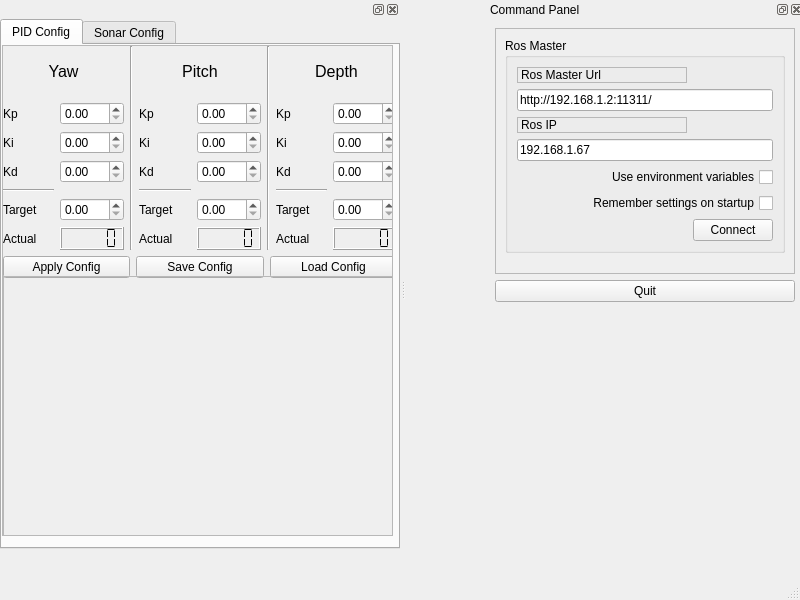
<?xml version="1.0" encoding="UTF-8"?>
<ui version="4.0">
 <class>MainWindow</class>
 <widget class="QMainWindow" name="MainWindow">
  <property name="geometry">
   <rect>
    <x>0</x>
    <y>0</y>
    <width>800</width>
    <height>600</height>
   </rect>
  </property>
  <property name="windowTitle">
   <string>UWEsubProjectPhoenix</string>
  </property>
  <property name="dockOptions">
   <set>QMainWindow::AllowTabbedDocks|QMainWindow::AnimatedDocks</set>
  </property>
  <widget class="QWidget" name="centralwidget">
   <widget class="QDockWidget" name="dock_status">
    <property name="geometry">
     <rect>
      <x>80</x>
      <y>0</y>
      <width>300</width>
      <height>311</height>
     </rect>
    </property>
    <property name="sizePolicy">
     <sizepolicy hsizetype="Minimum" vsizetype="Preferred">
      <horstretch>0</horstretch>
      <verstretch>0</verstretch>
     </sizepolicy>
    </property>
    <property name="minimumSize">
     <size>
      <width>300</width>
      <height>300</height>
     </size>
    </property>
    <property name="allowedAreas">
     <set>Qt::RightDockWidgetArea</set>
    </property>
    <property name="windowTitle">
     <string>Command Panel</string>
    </property>
    <widget class="QWidget" name="dockWidgetContents_2">
     <layout class="QVBoxLayout" name="verticalLayout_6">
      <item>
       <widget class="QFrame" name="frame_2">
        <property name="sizePolicy">
         <sizepolicy hsizetype="Minimum" vsizetype="Preferred">
          <horstretch>0</horstretch>
          <verstretch>0</verstretch>
         </sizepolicy>
        </property>
        <property name="frameShape">
         <enum>QFrame::StyledPanel</enum>
        </property>
        <property name="frameShadow">
         <enum>QFrame::Raised</enum>
        </property>
        <layout class="QVBoxLayout" name="verticalLayout_7">
         <item>
          <widget class="QGroupBox" name="groupBox">
           <property name="title">
            <string>Ros Master</string>
           </property>
           <layout class="QGridLayout" name="gridLayout_5">
            <item row="0" column="0">
             <widget class="QLabel" name="label">
              <property name="frameShape">
               <enum>QFrame::StyledPanel</enum>
              </property>
              <property name="frameShadow">
               <enum>QFrame::Raised</enum>
              </property>
              <property name="text">
               <string>Ros Master Url</string>
              </property>
             </widget>
            </item>
            <item row="1" column="0" colspan="2">
             <widget class="QLineEdit" name="line_edit_master">
              <property name="text">
               <string>http://192.168.1.2:11311/</string>
              </property>
             </widget>
            </item>
            <item row="2" column="0">
             <widget class="QLabel" name="label_2">
              <property name="frameShape">
               <enum>QFrame::StyledPanel</enum>
              </property>
              <property name="frameShadow">
               <enum>QFrame::Raised</enum>
              </property>
              <property name="text">
               <string>Ros IP</string>
              </property>
             </widget>
            </item>
            <item row="3" column="0" colspan="2">
             <widget class="QLineEdit" name="line_edit_host">
              <property name="text">
               <string>192.168.1.67</string>
              </property>
             </widget>
            </item>
            <item row="4" column="0" colspan="2">
             <widget class="QCheckBox" name="checkbox_use_environment">
              <property name="layoutDirection">
               <enum>Qt::RightToLeft</enum>
              </property>
              <property name="text">
               <string>Use environment variables</string>
              </property>
             </widget>
            </item>
            <item row="5" column="0" colspan="2">
             <widget class="QCheckBox" name="checkbox_remember_settings">
              <property name="layoutDirection">
               <enum>Qt::RightToLeft</enum>
              </property>
              <property name="text">
               <string>Remember settings on startup</string>
              </property>
             </widget>
            </item>
            <item row="6" column="0">
             <spacer name="horizontalSpacer">
              <property name="orientation">
               <enum>Qt::Horizontal</enum>
              </property>
              <property name="sizeHint" stdset="0">
               <size>
                <width>170</width>
                <height>21</height>
               </size>
              </property>
             </spacer>
            </item>
            <item row="6" column="1">
             <widget class="QPushButton" name="button_connect">
              <property name="enabled">
               <bool>true</bool>
              </property>
              <property name="sizePolicy">
               <sizepolicy hsizetype="MinimumExpanding" vsizetype="Fixed">
                <horstretch>0</horstretch>
                <verstretch>0</verstretch>
               </sizepolicy>
              </property>
              <property name="toolTip">
               <string>Set the target to the current joint trajectory state.</string>
              </property>
              <property name="statusTip">
               <string>Clear all waypoints and set the target to the current joint trajectory state.</string>
              </property>
              <property name="text">
               <string>Connect</string>
              </property>
             </widget>
            </item>
           </layout>
          </widget>
         </item>
         <item>
          <spacer name="verticalSpacer_3">
           <property name="orientation">
            <enum>Qt::Vertical</enum>
           </property>
           <property name="sizeHint" stdset="0">
            <size>
             <width>20</width>
             <height>233</height>
            </size>
           </property>
          </spacer>
         </item>
        </layout>
       </widget>
      </item>
      <item>
       <widget class="QPushButton" name="quit_button">
        <property name="sizePolicy">
         <sizepolicy hsizetype="MinimumExpanding" vsizetype="Fixed">
          <horstretch>0</horstretch>
          <verstretch>0</verstretch>
         </sizepolicy>
        </property>
        <property name="text">
         <string>Quit</string>
        </property>
       </widget>
      </item>
     </layout>
    </widget>
   </widget>
  </widget>
  <widget class="QMenuBar" name="menubar">
   <property name="geometry">
    <rect>
     <x>0</x>
     <y>0</y>
     <width>800</width>
     <height>25</height>
    </rect>
   </property>
  </widget>
  <widget class="QStatusBar" name="statusbar"/>
  <widget class="QDockWidget" name="dockConfig">
   <property name="sizePolicy">
    <sizepolicy hsizetype="Fixed" vsizetype="Preferred">
     <horstretch>76</horstretch>
     <verstretch>0</verstretch>
    </sizepolicy>
   </property>
   <property name="minimumSize">
    <size>
     <width>400</width>
     <height>400</height>
    </size>
   </property>
   <property name="floating">
    <bool>false</bool>
   </property>
   <attribute name="dockWidgetArea">
    <number>1</number>
   </attribute>
   <widget class="QWidget" name="dockWidgetContents_4">
    <widget class="QTabWidget" name="tabWidget">
     <property name="geometry">
      <rect>
       <x>0</x>
       <y>0</y>
       <width>400</width>
       <height>530</height>
      </rect>
     </property>
     <property name="currentIndex">
      <number>0</number>
     </property>
     <widget class="QWidget" name="tab">
      <attribute name="title">
       <string>PID Config</string>
      </attribute>
      <widget class="QScrollArea" name="scrollArea">
       <property name="geometry">
        <rect>
         <x>0</x>
         <y>0</y>
         <width>391</width>
         <height>491</height>
        </rect>
       </property>
       <property name="widgetResizable">
        <bool>true</bool>
       </property>
       <widget class="QWidget" name="scrollAreaWidgetContents">
        <property name="geometry">
         <rect>
          <x>0</x>
          <y>0</y>
          <width>389</width>
          <height>489</height>
         </rect>
        </property>
        <widget class="QWidget" name="verticalLayoutWidget_4">
         <property name="geometry">
          <rect>
           <x>0</x>
           <y>0</y>
           <width>394</width>
           <height>232</height>
          </rect>
         </property>
         <layout class="QVBoxLayout" name="verticalLayout_4">
          <item>
           <layout class="QHBoxLayout" name="horizontalLayout_2">
            <item>
             <layout class="QVBoxLayout" name="verticalLayout">
              <item>
               <widget class="QLabel" name="label_yaw">
                <property name="font">
                 <font>
                  <pointsize>12</pointsize>
                 </font>
                </property>
                <property name="text">
                 <string>Yaw</string>
                </property>
                <property name="alignment">
                 <set>Qt::AlignCenter</set>
                </property>
               </widget>
              </item>
              <item>
               <layout class="QGridLayout" name="gridLayout">
                <item row="0" column="1">
                 <widget class="QDoubleSpinBox" name="spinBox_yawKp"/>
                </item>
                <item row="1" column="1">
                 <widget class="QDoubleSpinBox" name="spinBox_yawKi"/>
                </item>
                <item row="2" column="1">
                 <widget class="QDoubleSpinBox" name="spinBox_yawKd"/>
                </item>
                <item row="0" column="0">
                 <widget class="QLabel" name="label_4">
                  <property name="text">
                   <string>Kp</string>
                  </property>
                 </widget>
                </item>
                <item row="1" column="0">
                 <widget class="QLabel" name="label_5">
                  <property name="text">
                   <string>Ki</string>
                  </property>
                 </widget>
                </item>
                <item row="2" column="0">
                 <widget class="QLabel" name="label_6">
                  <property name="text">
                   <string>Kd</string>
                  </property>
                 </widget>
                </item>
                <item row="4" column="0">
                 <widget class="QLabel" name="label_13">
                  <property name="text">
                   <string>Target</string>
                  </property>
                 </widget>
                </item>
                <item row="3" column="0">
                 <widget class="Line" name="line_3">
                  <property name="orientation">
                   <enum>Qt::Horizontal</enum>
                  </property>
                 </widget>
                </item>
                <item row="5" column="1">
                 <widget class="QLCDNumber" name="lcdNumber_yawActual">
                  <property name="font">
                   <font>
                    <pointsize>12</pointsize>
                    <weight>50</weight>
                    <bold>false</bold>
                   </font>
                  </property>
                  <property name="lineWidth">
                   <number>1</number>
                  </property>
                  <property name="smallDecimalPoint">
                   <bool>false</bool>
                  </property>
                  <property name="segmentStyle">
                   <enum>QLCDNumber::Flat</enum>
                  </property>
                 </widget>
                </item>
                <item row="5" column="0">
                 <widget class="QLabel" name="label_16">
                  <property name="text">
                   <string>Actual</string>
                  </property>
                 </widget>
                </item>
                <item row="4" column="1">
                 <widget class="QDoubleSpinBox" name="spinBox_yawTarget"/>
                </item>
               </layout>
              </item>
             </layout>
            </item>
            <item>
             <widget class="Line" name="line">
              <property name="orientation">
               <enum>Qt::Vertical</enum>
              </property>
             </widget>
            </item>
            <item>
             <layout class="QVBoxLayout" name="verticalLayout_2">
              <item>
               <widget class="QLabel" name="label_pitch">
                <property name="font">
                 <font>
                  <pointsize>12</pointsize>
                 </font>
                </property>
                <property name="text">
                 <string>Pitch</string>
                </property>
                <property name="alignment">
                 <set>Qt::AlignCenter</set>
                </property>
               </widget>
              </item>
              <item>
               <layout class="QGridLayout" name="gridLayout_2">
                <item row="0" column="1">
                 <widget class="QDoubleSpinBox" name="spinBox_pitchKp"/>
                </item>
                <item row="1" column="1">
                 <widget class="QDoubleSpinBox" name="spinBox_pitchKi"/>
                </item>
                <item row="2" column="1">
                 <widget class="QDoubleSpinBox" name="spinBox_pitchKd"/>
                </item>
                <item row="0" column="0">
                 <widget class="QLabel" name="label_7">
                  <property name="text">
                   <string>Kp</string>
                  </property>
                 </widget>
                </item>
                <item row="1" column="0">
                 <widget class="QLabel" name="label_8">
                  <property name="text">
                   <string>Ki</string>
                  </property>
                 </widget>
                </item>
                <item row="2" column="0">
                 <widget class="QLabel" name="label_9">
                  <property name="text">
                   <string>Kd</string>
                  </property>
                 </widget>
                </item>
                <item row="4" column="0">
                 <widget class="QLabel" name="label_14">
                  <property name="text">
                   <string>Target</string>
                  </property>
                 </widget>
                </item>
                <item row="3" column="0">
                 <widget class="Line" name="line_4">
                  <property name="orientation">
                   <enum>Qt::Horizontal</enum>
                  </property>
                 </widget>
                </item>
                <item row="5" column="1">
                 <widget class="QLCDNumber" name="lcdNumber_pitchActual">
                  <property name="font">
                   <font>
                    <pointsize>12</pointsize>
                    <weight>50</weight>
                    <bold>false</bold>
                   </font>
                  </property>
                  <property name="lineWidth">
                   <number>1</number>
                  </property>
                  <property name="smallDecimalPoint">
                   <bool>false</bool>
                  </property>
                  <property name="segmentStyle">
                   <enum>QLCDNumber::Flat</enum>
                  </property>
                 </widget>
                </item>
                <item row="5" column="0">
                 <widget class="QLabel" name="label_17">
                  <property name="text">
                   <string>Actual</string>
                  </property>
                 </widget>
                </item>
                <item row="4" column="1">
                 <widget class="QDoubleSpinBox" name="spinBox_pitchTarget"/>
                </item>
               </layout>
              </item>
             </layout>
            </item>
            <item>
             <widget class="Line" name="line_2">
              <property name="orientation">
               <enum>Qt::Vertical</enum>
              </property>
             </widget>
            </item>
            <item>
             <layout class="QVBoxLayout" name="verticalLayout_3">
              <item>
               <widget class="QLabel" name="label_depth">
                <property name="font">
                 <font>
                  <pointsize>12</pointsize>
                 </font>
                </property>
                <property name="text">
                 <string>Depth</string>
                </property>
                <property name="alignment">
                 <set>Qt::AlignCenter</set>
                </property>
               </widget>
              </item>
              <item>
               <layout class="QGridLayout" name="gridLayout_3">
                <item row="0" column="1">
                 <widget class="QDoubleSpinBox" name="spinBox_depthKp"/>
                </item>
                <item row="1" column="1">
                 <widget class="QDoubleSpinBox" name="spinBox_depthKi"/>
                </item>
                <item row="2" column="1">
                 <widget class="QDoubleSpinBox" name="spinBox_depthKd"/>
                </item>
                <item row="0" column="0">
                 <widget class="QLabel" name="label_10">
                  <property name="text">
                   <string>Kp</string>
                  </property>
                 </widget>
                </item>
                <item row="1" column="0">
                 <widget class="QLabel" name="label_11">
                  <property name="text">
                   <string>Ki</string>
                  </property>
                 </widget>
                </item>
                <item row="2" column="0">
                 <widget class="QLabel" name="label_12">
                  <property name="text">
                   <string>Kd</string>
                  </property>
                 </widget>
                </item>
                <item row="4" column="0">
                 <widget class="QLabel" name="label_15">
                  <property name="text">
                   <string>Target</string>
                  </property>
                 </widget>
                </item>
                <item row="3" column="0">
                 <widget class="Line" name="line_5">
                  <property name="orientation">
                   <enum>Qt::Horizontal</enum>
                  </property>
                 </widget>
                </item>
                <item row="5" column="1">
                 <widget class="QLCDNumber" name="lcdNumber_depthActual">
                  <property name="font">
                   <font>
                    <pointsize>12</pointsize>
                    <weight>50</weight>
                    <bold>false</bold>
                   </font>
                  </property>
                  <property name="autoFillBackground">
                   <bool>false</bool>
                  </property>
                  <property name="lineWidth">
                   <number>1</number>
                  </property>
                  <property name="smallDecimalPoint">
                   <bool>false</bool>
                  </property>
                  <property name="mode">
                   <enum>QLCDNumber::Dec</enum>
                  </property>
                  <property name="segmentStyle">
                   <enum>QLCDNumber::Flat</enum>
                  </property>
                  <property name="intValue" stdset="0">
                   <number>0</number>
                  </property>
                 </widget>
                </item>
                <item row="5" column="0">
                 <widget class="QLabel" name="label_18">
                  <property name="text">
                   <string>Actual</string>
                  </property>
                 </widget>
                </item>
                <item row="4" column="1">
                 <widget class="QDoubleSpinBox" name="spinBox_depthTarget">
                  <property name="maximum">
                   <double>5.000000000000000</double>
                  </property>
                  <property name="singleStep">
                   <double>0.010000000000000</double>
                  </property>
                 </widget>
                </item>
               </layout>
              </item>
             </layout>
            </item>
           </layout>
          </item>
          <item>
           <layout class="QHBoxLayout" name="horizontalLayout_4">
            <item>
             <widget class="QPushButton" name="pushButton_applyConfig_PID">
              <property name="text">
               <string>Apply Config</string>
              </property>
             </widget>
            </item>
            <item>
             <widget class="QPushButton" name="pushButton_saveConfig_PID">
              <property name="text">
               <string>Save Config</string>
              </property>
             </widget>
            </item>
            <item>
             <widget class="QPushButton" name="pushButton_loadConfig_PID">
              <property name="text">
               <string>Load Config</string>
              </property>
             </widget>
            </item>
           </layout>
          </item>
         </layout>
        </widget>
        <widget class="QFrame" name="frame">
         <property name="geometry">
          <rect>
           <x>0</x>
           <y>230</y>
           <width>391</width>
           <height>341</height>
          </rect>
         </property>
         <property name="frameShape">
          <enum>QFrame::StyledPanel</enum>
         </property>
         <property name="frameShadow">
          <enum>QFrame::Raised</enum>
         </property>
        </widget>
       </widget>
      </widget>
     </widget>
     <widget class="QWidget" name="tab_2">
      <attribute name="title">
       <string>Sonar Config</string>
      </attribute>
      <widget class="QWidget" name="verticalLayoutWidget">
       <property name="geometry">
        <rect>
         <x>0</x>
         <y>0</y>
         <width>391</width>
         <height>361</height>
        </rect>
       </property>
       <layout class="QVBoxLayout" name="verticalLayout_5">
        <item>
         <layout class="QGridLayout" name="gridLayout_4">
          <item row="1" column="0">
           <widget class="QLabel" name="labelContrast">
            <property name="text">
             <string>Contrast</string>
            </property>
           </widget>
          </item>
          <item row="3" column="0">
           <widget class="QLabel" name="labelGain">
            <property name="text">
             <string>Gain</string>
            </property>
           </widget>
          </item>
          <item row="4" column="0">
           <widget class="QLabel" name="labelResolution">
            <property name="text">
             <string>Resolution</string>
            </property>
           </widget>
          </item>
          <item row="5" column="0">
           <widget class="QLabel" name="labelMinDist">
            <property name="text">
             <string>Min Distance</string>
            </property>
           </widget>
          </item>
          <item row="6" column="0">
           <widget class="QLabel" name="labelMaxDist">
            <property name="text">
             <string>Max Distance</string>
            </property>
           </widget>
          </item>
          <item row="7" column="0">
           <widget class="QLabel" name="labelLeftLimit">
            <property name="text">
             <string>Left Limit</string>
            </property>
           </widget>
          </item>
          <item row="10" column="0">
           <widget class="QLabel" name="labelAngularRes">
            <property name="text">
             <string>Angular Resolution</string>
            </property>
           </widget>
          </item>
          <item row="8" column="0">
           <widget class="QLabel" name="labelRightLimit">
            <property name="text">
             <string>Right Limit</string>
            </property>
           </widget>
          </item>
          <item row="0" column="0">
           <widget class="QLabel" name="labelThreshold">
            <property name="text">
             <string>Threshold</string>
            </property>
           </widget>
          </item>
          <item row="3" column="1">
           <widget class="QDoubleSpinBox" name="spinBox_gain">
            <property name="suffix">
             <string> %</string>
            </property>
            <property name="maximum">
             <double>100.000000000000000</double>
            </property>
            <property name="singleStep">
             <double>1.000000000000000</double>
            </property>
           </widget>
          </item>
          <item row="4" column="1">
           <widget class="QDoubleSpinBox" name="spinBox_resolution">
            <property name="suffix">
             <string> m</string>
            </property>
            <property name="maximum">
             <double>75.000000000000000</double>
            </property>
            <property name="singleStep">
             <double>1.000000000000000</double>
            </property>
           </widget>
          </item>
          <item row="0" column="1">
           <widget class="QDoubleSpinBox" name="spinBox_threshold">
            <property name="suffix">
             <string extracomment="dB"> dB</string>
            </property>
            <property name="maximum">
             <double>80.000000000000000</double>
            </property>
           </widget>
          </item>
          <item row="1" column="1">
           <widget class="QDoubleSpinBox" name="spinBox_contrast">
            <property name="suffix">
             <string> dB</string>
            </property>
            <property name="maximum">
             <double>80.000000000000000</double>
            </property>
           </widget>
          </item>
          <item row="5" column="1">
           <widget class="QDoubleSpinBox" name="spinBox_minDist">
            <property name="suffix">
             <string> m</string>
            </property>
            <property name="maximum">
             <double>75.000000000000000</double>
            </property>
           </widget>
          </item>
          <item row="6" column="1">
           <widget class="QDoubleSpinBox" name="spinBox_maxDist">
            <property name="suffix">
             <string> m</string>
            </property>
            <property name="maximum">
             <double>75.000000000000000</double>
            </property>
           </widget>
          </item>
          <item row="7" column="1">
           <widget class="QDoubleSpinBox" name="spinBox_leftLimit">
            <property name="suffix">
             <string> deg</string>
            </property>
            <property name="minimum">
             <double>-180.000000000000000</double>
            </property>
            <property name="maximum">
             <double>0.000000000000000</double>
            </property>
           </widget>
          </item>
          <item row="8" column="1">
           <widget class="QDoubleSpinBox" name="spinBox_rightLimit">
            <property name="suffix">
             <string> deg</string>
            </property>
            <property name="maximum">
             <double>180.000000000000000</double>
            </property>
           </widget>
          </item>
          <item row="10" column="1">
           <widget class="QGroupBox" name="groupBox_2">
            <property name="minimumSize">
             <size>
              <width>230</width>
              <height>0</height>
             </size>
            </property>
            <property name="title">
             <string/>
            </property>
            <widget class="QWidget" name="layoutWidget">
             <property name="geometry">
              <rect>
               <x>0</x>
               <y>0</y>
               <width>230</width>
               <height>28</height>
              </rect>
             </property>
             <layout class="QHBoxLayout" name="horizontalLayout_3">
              <item>
               <widget class="QRadioButton" name="radioButton_angularResLow">
                <property name="text">
                 <string>LOW</string>
                </property>
                <property name="checked">
                 <bool>true</bool>
                </property>
               </widget>
              </item>
              <item>
               <widget class="QRadioButton" name="radioButton_angularResMedium">
                <property name="text">
                 <string>MEDIUM</string>
                </property>
               </widget>
              </item>
              <item>
               <widget class="QRadioButton" name="radioButton_angularResHigh">
                <property name="text">
                 <string>HIGH</string>
                </property>
               </widget>
              </item>
             </layout>
            </widget>
           </widget>
          </item>
          <item row="9" column="0">
           <layout class="QHBoxLayout" name="horizontalLayout">
            <item>
             <widget class="QCheckBox" name="checkBox_stare">
              <property name="layoutDirection">
               <enum>Qt::LeftToRight</enum>
              </property>
              <property name="text">
               <string>Stare</string>
              </property>
             </widget>
            </item>
           </layout>
          </item>
          <item row="9" column="1">
           <layout class="QHBoxLayout" name="horizontalLayout_5">
            <item>
             <widget class="QCheckBox" name="checkBox_continuous">
              <property name="text">
               <string>Continuous</string>
              </property>
              <property name="checked">
               <bool>true</bool>
              </property>
             </widget>
            </item>
           </layout>
          </item>
         </layout>
        </item>
        <item>
         <layout class="QHBoxLayout" name="horizontalLayout_6">
          <item>
           <widget class="QPushButton" name="pushButton_applyConfig_sonar">
            <property name="text">
             <string>Apply Config</string>
            </property>
           </widget>
          </item>
          <item>
           <widget class="QPushButton" name="pushButton_saveConfig_sonar">
            <property name="text">
             <string>Save Config</string>
            </property>
           </widget>
          </item>
          <item>
           <widget class="QPushButton" name="pushButton_loadConfig_sonar">
            <property name="text">
             <string>Load Config</string>
            </property>
           </widget>
          </item>
         </layout>
        </item>
       </layout>
      </widget>
     </widget>
    </widget>
   </widget>
  </widget>
 </widget>
 <resources/>
 <connections/>
</ui>
